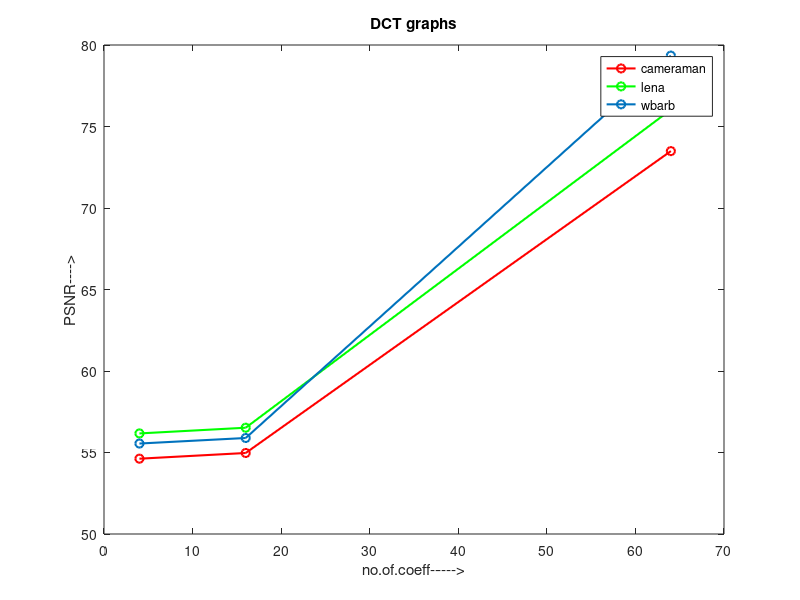

Write the MATLAB code that produced this figure.
clc;
clear all;
close all;
set(0,'defaultlinelinewidth',1.5);
x=[4 16 64];
c=[54.62 54.97 73.49];
l=[56.17 56.52 76.03];
w=[55.55 55.89 79.35];
figure;
plot(x,c,'r-o',x,l,'g-o',x,w,'-o');
legend('cameraman','lena','wbarb');
title('DCT graphs');
xlabel('no.of.coeff----->');
ylabel('PSNR---->');